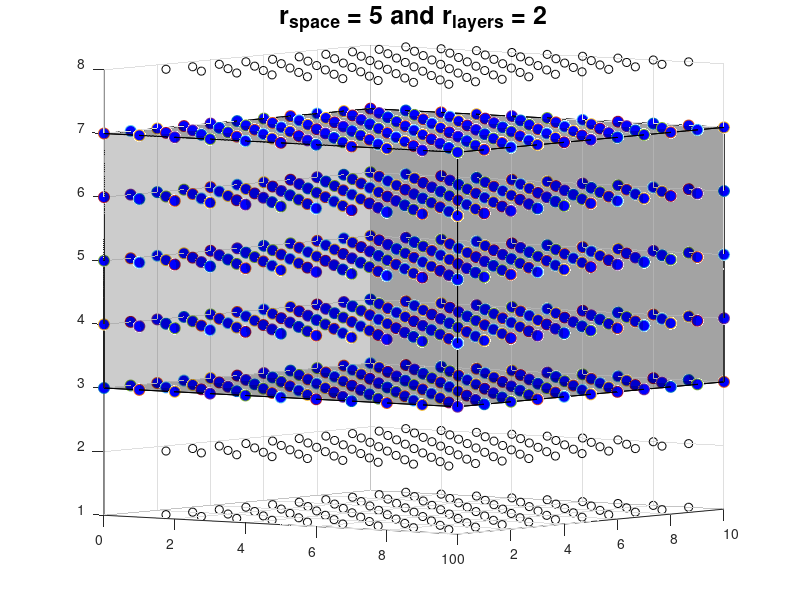

This chart was generated by the following MATLAB code: (Note: this script raises an error after producing the figure.)
%Non-zeros elements for the SPEEDY model

clc 
clear all

d1 = 9; %One dimensional space x
d2 = 10; %Two dimensional space y
d3 = 8; %Three dimensional space z
r1 = 5; %Radius for space (points in the same plane)
r2 = 2; %Radius between layers

%See the grid



fig = figure
hold on

p1 = 5;
p2 = 5;
p3 = 5;

%Plot grid
for q = 1:d3
   for i = 1:d2
      for j = 1:d1
         plot3(j,i,q,'ko'); 
      end
   end
end

%Plot the radius of influences (points)
q = p3;
i = p2;
j = p1;

vertices = [];

for k1 = q-r2:q+r2
    for k2= i-r1:i+r1
        for k3 = j-r1:j+r1
            plot3(k3,k2,k1,'o','Markerfacecolor','b','Markersize',8); 
        end
    end
end

vertices = [ p1-r1 p2-r1 p3-r2; ...
             p1-r1 p2+r1 p3-r2; ...
             p1+r1 p2+r1 p3-r2; ...
             p1+r1 p2-r1 p3-r2; ...
             p1-r1 p2-r1 p3+r2; ...
             p1-r1 p2+r1 p3+r2; ...
             p1+r1 p2+r1 p3+r2; ...
             p1+r1 p2-r1 p3+r2];

faces = [1 2 3 4; 2 6 7 3; 4 3 7 8; 1 5 8 4; 1 2 6 5; 5 6 7 8];
cubePlot = patch('Vertices', vertices, 'Faces', faces);

set(cubePlot,'FaceAlpha',0.2)

%Point to assimilate
plot3(p3,p2,p1,'o','Markerfacecolor','r','Markersize',8); 

az =37;
el = 4;

view(az,el)

title(['r_{space} = ',num2str(r1), ' and r_{layers} = ',num2str(r2)],'fontsize',18);

grid on

%

n = d1*d2*d3; %Dimension of the vector state

M = zeros(n,n);

sp = 0;

p = 0;

q = 1;
i = 1;
j = 1;

S = [];

for k1 = q-r2:q+r2
    for k2= i-r1:i+r1
        for k3 = j-r1:j+r1
            k = (k1-1)*(d1*d2)+(k2-1)*d1+k3;
            S = [S k];
        end
    end
end

nonZeros = length(S); %Number of non-zero elements per row

sp = 0;

for i = 1:n
    for j = 1:nonZeros
        p = checkBoundary(S(j),n);
        sp = sp+1;
        M(i,p) = 1;
        I(sp) = i;
        J(sp) = p;
        V(sp) = 1; %Value
    end
    S = S+ones(1,nonZeros);
end

Msparse = sparse(I,J,V);

fig = figure
title(['r_{space} = ',num2str(r1), ' and r_{layers} = ',num2str(r2)],'fontsize',18);
spy(M)

fig = figure
title(['r_{space} = ',num2str(r1), ' and r_{layers} = ',num2str(r2)],'fontsize',18);
spy(Msparse)
